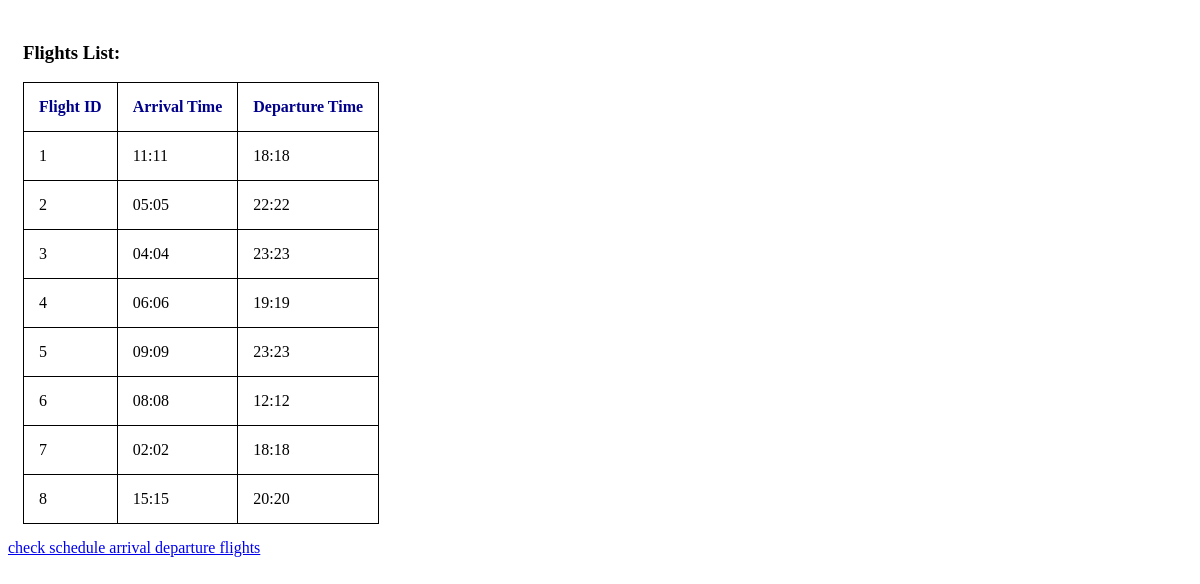
The app's page /flights/ with its own data.
### flights/models.py (models this page shows)
class Flight(models.Model):
    arrival = models.CharField(max_length=8, null=False, blank=False, verbose_name='arrival time')
    departure = models.CharField(max_length=8, null=False, blank=False, verbose_name='departure time')

### flights/views.py (the view)
class FlightIndexView(generic.ListView):
    template_name = 'flights/index.html'
    context_object_name = 'flights_list'
    def get_queryset(self):
        return Flight.objects.all

### flights/templates/flights/index.html (shortened to what this page needs)
<!DOCTYPE html>
<html lang="en">
<head>
    {% load static %}
    <link rel='stylesheet' href="{% static 'flights/css/flights_style.css' %}" />
</head>
    <body>
      <div class="main-container">
          <h3>Flights List:</h3>
          {% if flights_list %}
              <table class="flights-table">
                  <th>Flight ID</th>
                  <th>Arrival Time</th>
                  <th>Departure Time</th>
                  {% for flight in flights_list %}
                      <tr>
                          <td> {{ flight.id }} </td>
                          <td> {{ flight.arrival }} </td>
                          <td> {{ flight.departure }} </td>
                      </tr>
                  {% endfor %}
              </table>
          {% else %}
              <p> No Flights are available in DB.</p>
          {% endif %}
     </div>
      <a href="{% url 'flights:check_schedule_ok'  %}" class="btn">
                      check schedule arrival departure flights
      </a>
    </body>
</html>

### flights/static/flights/css/flights_style.css (style rules this page uses)
.main-container { padding: 15px; }
.flights-table { border-collapse: collapse; }
.flights-table, th, td { border: 1px solid black; padding: 15px; }
th { color: darkblue; }

### records on screen
Flight: id "1", arrival "11:11", departure "18:18"
Flight: id "2", arrival "05:05", departure "22:22"
Flight: id "3", arrival "04:04", departure "23:23"
Flight: id "4", arrival "06:06", departure "19:19"
Flight: id "5", arrival "09:09", departure "23:23"
Flight: id "6", arrival "08:08", departure "12:12"
Flight: id "7", arrival "02:02", departure "18:18"
Flight: id "8", arrival "15:15", departure "20:20"
